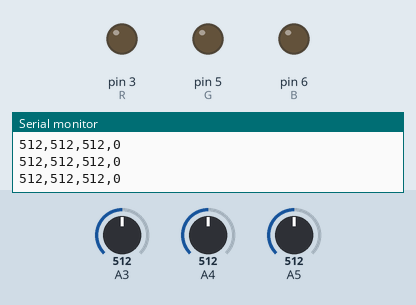
Recording of a sketch running on a simulated Arduino Uno, built with avr-gcc and run on an emulated ATmega328P. Shown: output pins drawn as LEDs (lit = HIGH), the last lines printed to the serial monitor. The inputs (shaded band) are chosen by the test bench; at power-on: A3 = 512, A4 = 512, A5 = 512.

Above: at 1.2 s.
1.3 s: A3 set to 399
2.8 s: A3 set to 376
At 4.0 s:
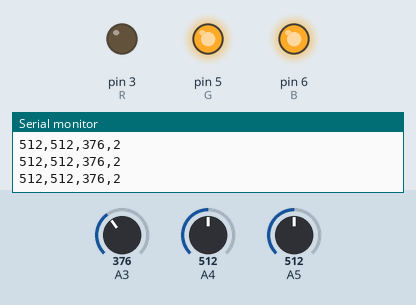
4.3 s: A4 set to 355
5.8 s: A4 set to 327
At 6.3 s:
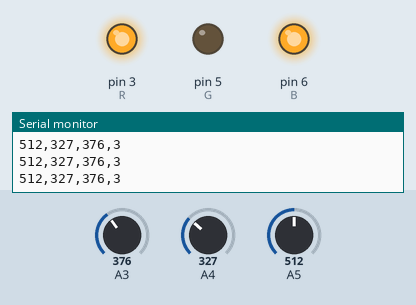
7.3 s: A4 set to 350
At 8.0 s:
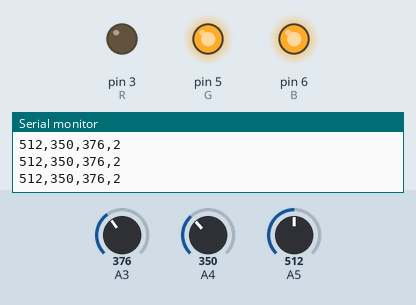
10.3 s: A4 set to 330
At 11.3 s:
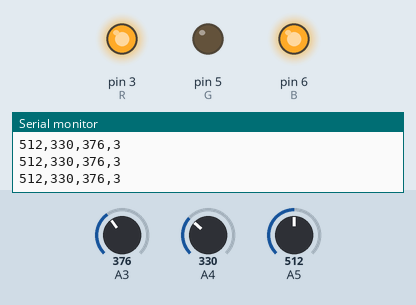
Timing chart, 0 to 12.8 s (numbered marks = the images above; inputs shaded):
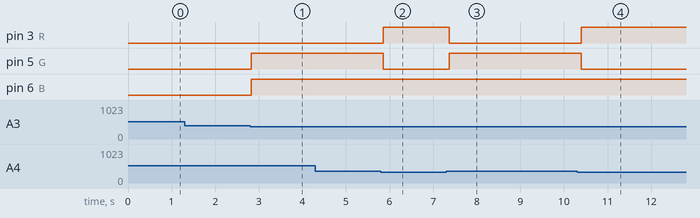

Measured:
- the behaviour switches between 390 and 389 on A3 (found by bisection; images 0 and 1)
- the behaviour switches between 345 and 344 on A4 (found by bisection; images 1 and 2)
- after the input at 2.8 s, pin 5 (G), pin 6 (B): LOW → HIGH at once
- after the input at 5.8 s, pin 3 (R): LOW → HIGH after 0.05 s; pin 5 (G): HIGH → LOW after 0.05 s
- after the input at 7.3 s, pin 3 (R): HIGH → LOW after 0.07 s; pin 5 (G): LOW → HIGH after 0.07 s
- after the input at 10.3 s, pin 3 (R): LOW → HIGH after 0.09 s; pin 5 (G): HIGH → LOW after 0.09 s

The sketch:

kadai2a.ino
```cpp
int x,y,z,R=3,G=5,B=6,flag=0;
void setup() {
  Serial.begin(9600);
  pinMode(R,OUTPUT);
  pinMode(G,OUTPUT);
  pinMode(B,OUTPUT);
}
void OFF (){
    digitalWrite(G,HIGH);
    digitalWrite(B,HIGH);
    digitalWrite(R,HIGH);
  }
void Red () {
    digitalWrite(G,HIGH);
    digitalWrite(B,HIGH);
    digitalWrite(R,LOW);
  }
void Green(){
    digitalWrite(G,LOW);
    digitalWrite(B,HIGH);
    digitalWrite(R,HIGH);
  }
void Blue(){
    digitalWrite(G,HIGH);
    digitalWrite(B,LOW);
    digitalWrite(R,HIGH);
}
void loop() {
  x=analogRead(5);
  y=analogRead(4);
  z=analogRead(3);
  Serial.print(x);
  Serial.print(",");
  Serial.print(y);
  Serial.print(",");
  Serial.print(z);
  if(z>=390){
    if((x>=340 || y>=340)){
      switch(flag){
        case 1:
          OFF();
          break;
        case 2:
          Red();
          break;
        case 3:
            Green();
            break;
          case 4:
            Blue();
            break;
    }
  }
    else{
      OFF();
      flag=1;
    }
  }
  else if(y>=345){
  Red();
  flag=2;
  }
  else if(x>=345){
  Green();
  flag=3;
  }
  else if(y<=280){
  Blue();
  flag=4;
  }
      Serial.print(",");
    Serial.println(flag);
  delay(100);
}
```
